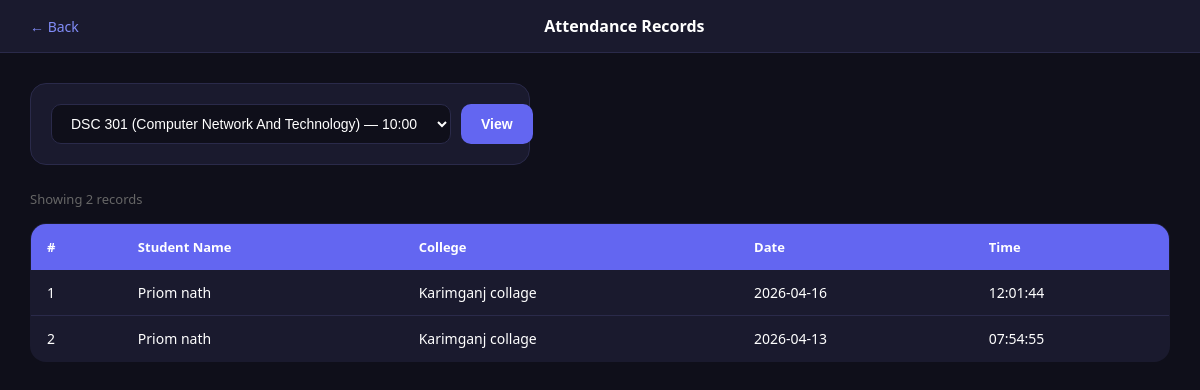
The page /teacher/attendance?subject_id=1 (signed in) on the database its author committed.
### tables this page shows
CREATE TABLE attendance (
    id INTEGER PRIMARY KEY,
    student_id INTEGER,
    teacher_id INTEGER,
    subject_id INTEGER,
    date TEXT,
    time TEXT
);

CREATE TABLE students (
    id INTEGER PRIMARY KEY,
    name TEXT,
    email TEXT UNIQUE,
    password TEXT,
    college TEXT,
    photo TEXT
);

### app.py (the view)
@app.route('/teacher/attendance')
def teacher_attendance():
    if 'teacher_id' not in session:
        return redirect('/teacher/login')
    conn = sqlite3.connect(DB)
    c = conn.cursor()
    c.execute("SELECT * FROM subjects WHERE teacher_id=?", (session['teacher_id'],))
    subjects = c.fetchall()
    selected_subject = request.args.get('subject_id')
    records = []
    if selected_subject:
        c.execute("""SELECT s.name, s.college, a.date, a.time
                     FROM attendance a
                     JOIN students s ON a.student_id = s.id
                     WHERE a.teacher_id=? AND a.subject_id=?
                     ORDER BY a.date DESC, a.time DESC""",
                  (session['teacher_id'], selected_subject))
        records = c.fetchall()
    conn.close()
    return render_template('teacher_attendance.html',
        subjects=subjects, records=records, selected_subject=selected_subject)

### templates/teacher_attendance.html (shortened to what this page needs)
<!DOCTYPE html>
<html>
<head>
</head>
<body>
    <div class="navbar">
        <a href="/teacher/dashboard">← Back</a>
        <div class="title">Attendance Records</div>
    </div>
    <div class="main">
        <form method="GET" action="/teacher/attendance">
            <div class="filter-box">
                <select name="subject_id">
                    {% for s in subjects %}
                    <option value="{{ s[0] }}" {% if selected_subject == s[0]|string %}selected{% endif %}>
                        {{ s[2] }} — {{ s[3] }}
                    </option>
                    {% endfor %}
                </select>
                <button type="submit">View</button>
            </div>
        </form>
        {% if records %}
        <div class="count">Showing {{ records|length }} records</div>
        <table>
            <tr>
                <th>#</th>
                <th>Student Name</th>
                <th>College</th>
                <th>Date</th>
                <th>Time</th>
            </tr>
            {% for r in records %}
            <tr>
                <td>{{ loop.index }}</td>
                <td>{{ r[0] }}</td>
                <td>{{ r[1] }}</td>
                <td>{{ r[2] }}</td>
                <td>{{ r[3] }}</td>
            </tr>
            {% endfor %}
        </table>
        {% elif selected_subject %}
        <div class="empty">No attendance records yet for this subject</div>
        {% else %}
        <div class="empty">Select a subject to view attendance</div>
        {% endif %}
    </div>
</body>
</html>

### templates/teacher_attendance.html (style rules this page uses)
* { margin: 0; padding: 0; box-sizing: border-box; }
body { font-family: 'Segoe UI', sans-serif; background: #0f0f1a; color: white; min-height: 100vh; }
.navbar { background: #1a1a2e; border-bottom: 1px solid #2a2a4a; padding: 15px 30px; display: flex; align-items: center; justify-content: space-between; }
.navbar a { color: #818cf8; text-decoration: none; font-size: 14px; }
.navbar .title { font-weight: 700; font-size: 16px; }
.main { padding: 30px; }
.filter-box { background: #1a1a2e; border: 1px solid #2a2a4a; border-radius: 16px; padding: 20px; max-width: 500px; margin-bottom: 25px; display: flex; gap: 10px; }
select { flex: 1; padding: 10px 15px; background: #0f0f1a; border: 1px solid #2a2a4a; border-radius: 10px; color: white; font-size: 14px; }
select option { background: #1a1a2e; }
button { padding: 10px 20px; background: #6366f1; color: white; border: none; border-radius: 10px; cursor: pointer; font-size: 14px; font-weight: 600; }
table { width: 100%; border-collapse: collapse; background: #1a1a2e; border-radius: 16px; overflow: hidden; border: 1px solid #2a2a4a; }
th { background: #6366f1; padding: 14px 16px; text-align: left; font-size: 13px; }
td { padding: 13px 16px; border-bottom: 1px solid #2a2a4a; font-size: 14px; }
tr:last-child td { border-bottom: none; }
.count { color: #666; font-size: 13px; margin-bottom: 15px; }

### rows shown on the page
attendance: name "Priom nath", college "Karimganj collage", date "2026-04-16", time "12:01:44"
attendance: name "Priom nath", college "Karimganj collage", date "2026-04-13", time "07:54:55"

### other values the page prints
{{ records|length }} "2"
form field subject_id "DSC 301 (Computer Network And Technology) — 10:00"
